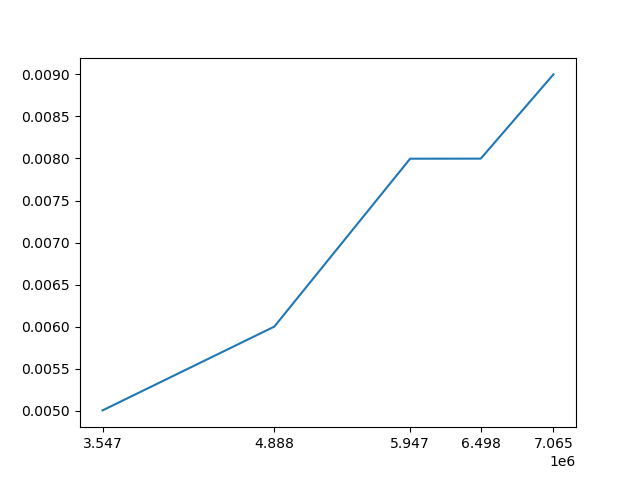

Source code (Python):
import numpy as np

def search(a, v):
    return np.where(a == v)

pln = np.random.randint(1000000, high=10000000, size=5)
pln.sort()
pltime = []

import time
for n in pln:
    a = np.random.randint(-100, high=100, size=n)
    v = np.random.randint(-100, high=100, size=1)
    start_time = time.time()
    search(a, v)
    end_time = time.time()
    pltime.append(float(end_time - start_time))

import matplotlib.pyplot as plt

plt.xticks(pln)
plt.plot(pln, pltime)
# plt.show()
plt.savefig("bai2.png")     